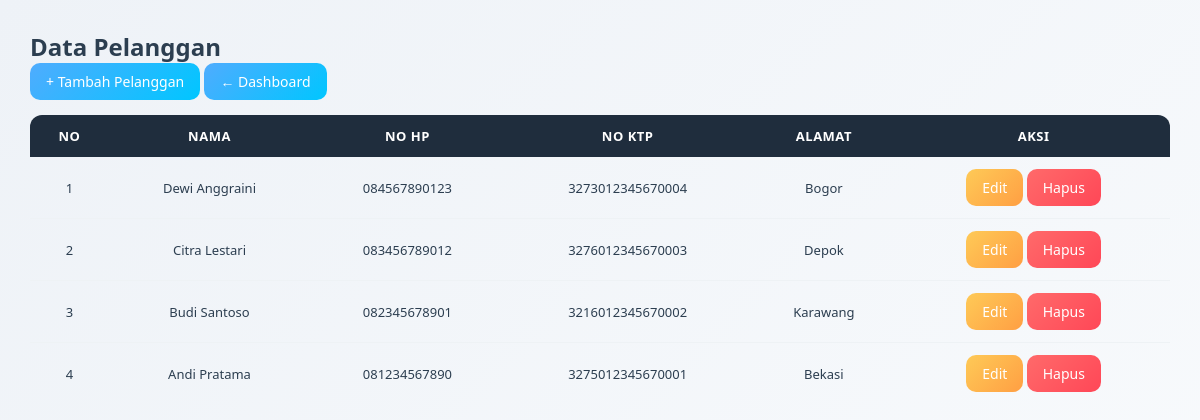
The app's page /sewa_kendaraan/pelanggan/index.php with its own data.
### tables this page shows
CREATE TABLE `pelanggan` (
  `id_pelanggan` int(11) NOT NULL,
  `nama_pelanggan` varchar(100) NOT NULL,
  `no_hp` varchar(15) NOT NULL,
  `alamat` text DEFAULT NULL,
  `no_ktp` varchar(20) DEFAULT NULL,
  `created_at` timestamp NOT NULL DEFAULT current_timestamp()
);

### sewa_kendaraan/pelanggan/index.php (the view, shortened to what this page needs)
<?php
include '../config/koneksi.php';
$data = mysqli_query($conn, "SELECT * FROM pelanggan ORDER BY id_pelanggan DESC");
$no = 1;
?>
<!DOCTYPE html>
<html>
<head>
    <link rel="stylesheet" href="../assets/style.css">
</head>
<body>
<h2>Data Pelanggan</h2>
<a href="tambah.php" class="btn btn-primary">+ Tambah Pelanggan</a>
<a href="../dashboard.php" class="btn btn-secondary">← Dashboard</a>
<table>
    <tr>
        <th>No</th>
        <th>Nama</th>
        <th>No HP</th>
        <th>No KTP</th>
        <th>Alamat</th>
        <th>Aksi</th>
    </tr>
<?php while ($p = mysqli_fetch_assoc($data)) { ?>
<tr>
    <td><?= $no++ ?></td>
    <td><?= $p['nama_pelanggan'] ?></td>
    <td><?= $p['no_hp'] ?></td>
    <td><?= $p['no_ktp'] ?></td>
    <td><?= $p['alamat'] ?></td>
    <td>
        <a href="edit.php?id=<?= $p['id_pelanggan'] ?>" class="btn btn-warning">Edit</a>
        <a href="hapus.php?id=<?= $p['id_pelanggan'] ?>" class="btn btn-danger"
           onclick="return confirm('Yakin hapus data?')">Hapus</a>
    </td>
</tr>
<?php } ?>
</table>
</body>
</html>

### sewa_kendaraan/assets/style.css (style rules this page uses)
* { margin: 0; padding: 0; box-sizing: border-box; font-family: 'Poppins', 'Segoe UI', sans-serif; }
body { background: linear-gradient(135deg, #eef2f7, #f9fbfd); min-height: 100vh; padding: 30px; color: #2c3e50; }
.btn { display: inline-block; padding: 9px 16px; background: linear-gradient(135deg, #4facfe, #00c6ff); color: #fff; border-radius: 10px; text-decoration: none; font-size: 14px; font-weight: 500; border: none; cursor: pointer; transition: all 0.25s ease; }
.btn-danger { background: linear-gradient(135deg, #ff6a6a, #ff4757); }
.btn-warning { background: linear-gradient(135deg, #feca57, #ff9f43); }
table { width: 100%; border-collapse: separate; border-spacing: 0; margin-top: 15px; overflow: hidden; border-radius: 12px; }
th { background: #1f2d3d; color: #ffffff; padding: 12px; font-size: 13px; text-transform: uppercase; letter-spacing: 0.5px; }
td { padding: 12px; font-size: 13px; text-align: center; border-bottom: 1px solid #eef2f5; }
tr:last-child td { border-bottom: none; }

### records on screen
pelanggan: nama_pelanggan "Dewi Anggraini", no_hp "084567890123", no_ktp "3273012345670004", alamat "Bogor"
pelanggan: nama_pelanggan "Citra Lestari", no_hp "083456789012", no_ktp "3276012345670003", alamat "Depok"
pelanggan: nama_pelanggan "Budi Santoso", no_hp "082345678901", no_ktp "3216012345670002", alamat "Karawang"
pelanggan: nama_pelanggan "Andi Pratama", no_hp "081234567890", no_ktp "3275012345670001", alamat "Bekasi"
